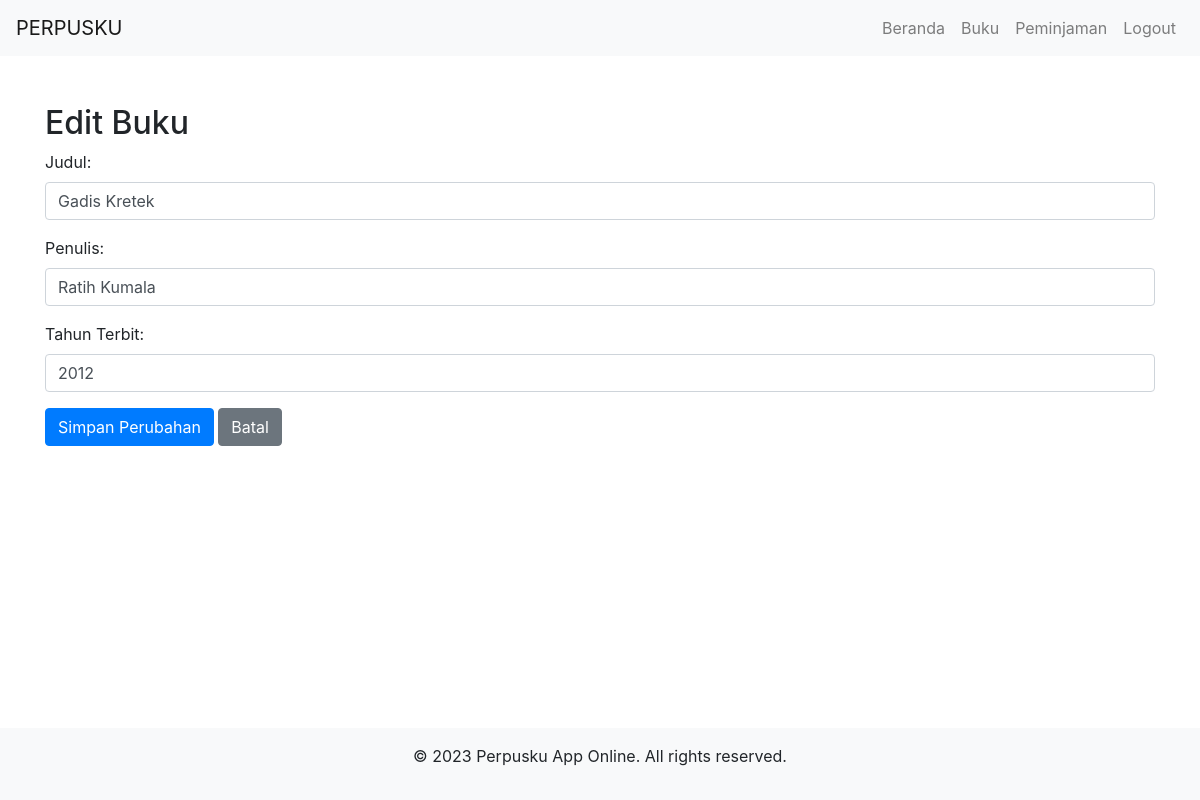
The app's page /buku/edit.php?id=1 (signed in) with its own data.
### tables this page shows
CREATE TABLE `buku` (
  `id` int(11) NOT NULL,
  `judul` varchar(255) NOT NULL,
  `penulis` varchar(255) NOT NULL,
  `tahun_terbit` int(11) NOT NULL
);

### buku/edit.php (the view, shortened to what this page needs)
<?php
include('../header.php');
include('../footer.php');
require_once("../config.php");
if (isset($_GET['id'])) {
    $id = $_GET['id'];
    $query = "SELECT * FROM buku WHERE id=?";
    $stmt = $conn->prepare($query);
    $stmt->bind_param("i", $id);
    $stmt->execute();
    $result = $stmt->get_result();
    $row = $result->fetch_assoc();
} else {
    echo "ID buku tidak valid";
}
?>
<!DOCTYPE html>
<html lang="en">
<head>
    <link rel="stylesheet" href="https://stackpath.bootstrapcdn.com/bootstrap/4.5.2/css/bootstrap.min.css">
</head>
<body>
    <div class="container mt-5">
        <h2>Edit Buku</h2>
        <form action="" method="post">
            <div class="form-group">
                <label for="judul">Judul:</label>
                <input type="text" class="form-control" id="judul" name="judul" value="<?php echo $row['judul']; ?>" required>
            </div>
            <div class="form-group">
                <label for="penulis">Penulis:</label>
                <input type="text" class="form-control" id="penulis" name="penulis" value="<?php echo $row['penulis']; ?>" required>
            </div>
            <div class="form-group">
                <label for="tahun_terbit">Tahun Terbit:</label>
                <input type="text" class="form-control" id="tahun_terbit" name="tahun_terbit" value="<?php echo $row['tahun_terbit']; ?>" required>
            </div>
            <button type="submit" class="btn btn-primary">Simpan Perubahan</button>
            <a href="buku.php" class="btn btn-secondary">Batal</a>
        </form>
    </div>
</body>
</html>

### header.php (style rules this page uses)
body { padding-top: 56px; }

### records on screen
buku: judul "Gadis Kretek", penulis "Ratih Kumala", tahun_terbit "2012"
